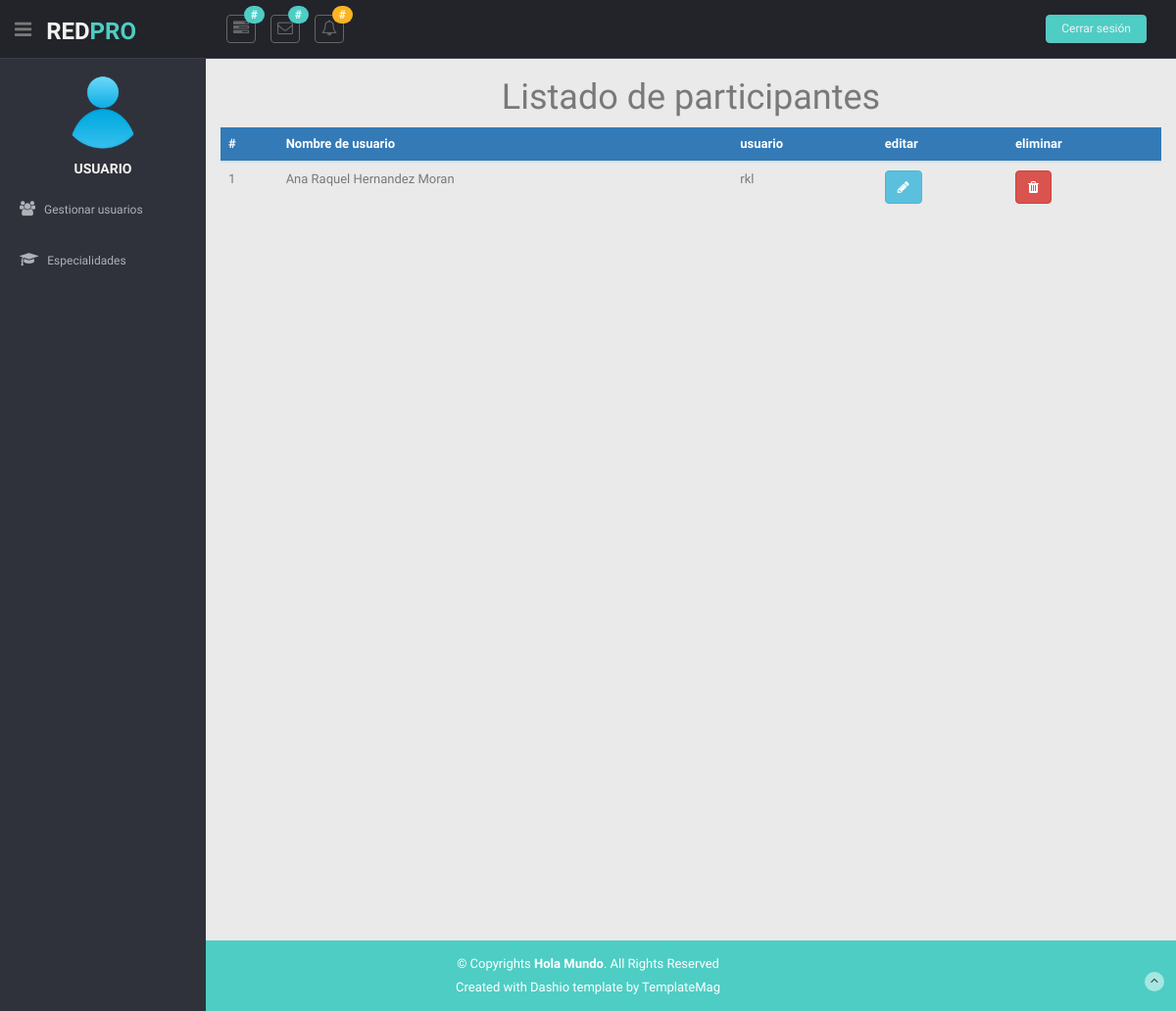
The page /index.php/root_controller/ver_participante on the database its author committed.
### tables this page shows
CREATE TABLE `tab_login` (
  `id_login` int(10) NOT NULL,
  `usuario_login` varchar(45) NOT NULL,
  `contrasenia_login` varchar(250) NOT NULL,
  `rol_login` varchar(50) NOT NULL,
  `id_usuario` int(10) NOT NULL
);

CREATE TABLE `tab_usuario` (
  `id_usuario` int(10) NOT NULL,
  `nombre_usuario` varchar(75) NOT NULL,
  `apellido_usuario` varchar(75) NOT NULL,
  `genero_usuario` varchar(10) DEFAULT NULL,
  `dui_usuario` varchar(15) DEFAULT NULL,
  `nit_usuario` varchar(30) DEFAULT NULL,
  `licencia_usuario` varchar(50) DEFAULT NULL,
  `carnet_menor_usuario` int(10) DEFAULT NULL,
  `correo_usuario` varchar(100) DEFAULT NULL,
  `telefono1_usuario` varchar(15) DEFAULT NULL,
  `telefono2_usuario` varchar(15) DEFAULT NULL,
  `direccion_usuario` varchar(255) DEFAULT NULL,
  `cargo_usuario` varchar(255) DEFAULT NULL,
  `especialidad_usuario` varchar(150) DEFAULT NULL,
  `grupo_usuario` varchar(10) DEFAULT NULL,
  `nivel_usuario` varchar(20) DEFAULT NULL,
  `tipo_sangre_usuario` varchar(10) DEFAULT NULL,
  `estado_usuario` varchar(25) DEFAULT NULL,
  `fecha_nacimiento_usuario` date DEFAULT NULL,
  `fecha_inicio_pasantia` date DEFAULT NULL,
  `fecha_fin_pasantia` date DEFAULT NULL,
  `id_oferta` int(10) DEFAULT NULL,
  `imagen_perfil` varchar(1000) DEFAULT NULL
);

### application/controllers/Root_controller.php (called while the page is built, shortened)
<?php
class Root_controller extends CI_Controller
{
	function __construct()
	{
		$this->load->model('Root_model','root');
	}
	public function ver_participante()
	{
		$datos['detalle'] = $this->root->detalle('Participante');
		$datos['msj'] = 'participantes';
		$this->load->view('componentes/header/Header_view');
		$this->load->view('componentes/nav/Nav_view');
		$this->load->view('componentes/panel/Root_view');
		$this->load->view('root/Listado_view',$datos);
		$this->load->view('componentes/footer/Footer_view');
		$this->load->view('root/script/script_listas');
	}
}

### index.php (called while the page is built, shortened)
<?php
require_once BASEPATH.'core/CodeIgniter.php';

### application/models/Root_model.php (called while the page is built, shortened)
<?php
	class Root_model extends CI_Model
	{
		public function detalle($tipo)
		{
			switch ($tipo) {
				case 'Participante':
					$this->db->select('u.id_usuario,u.nombre_usuario,u.apellido_usuario,l.usuario_login,l.rol_login');
					$this->db->from('tab_usuario u');
					$this->db->join('tab_login l','u.id_usuario=l.id_usuario');
					$this->db->where('estado_usuario','activo');
					$query = $this->db->get();
					if($query->num_rows() > 0)
					{
						return $query->result();
					}
					else
					{
						return false;
					}
				break;
			}
		}
	}

### application/views/root/Listado_view.php (the view, shortened to what this page needs)
<center>
	<h1>Listado de <?php echo $msj ?></h1>
</center>
<?php if($detalle != false) { $i=1; ?>
<table id="tabla" class="table">
	<thead style="background-color: #337ab7; color: #fff">
		<tr>
			<th>#</th>
			<th>Nombre de usuario</th>
			<th>usuario</th>
			<th>editar</th>
			<th>eliminar</th>
		</tr>
	</thead>
	<tbody>
		<?php foreach ($detalle as $key) {?>
		<tr>
			<td><?php echo $i++; ?></td>
			<td> <?php echo $key->nombre_usuario .' '.$key->apellido_usuario ?> </td>
			<td> <?php echo $key->usuario_login ?> </td>
			<td> <a class="btn btn-info" href="javascript:;" onclick="editar(<?php echo $key->id_usuario; ?>,'<?php echo $key->rol_login; ?>')"><i class="fa fa-pencil"></i></a> </td>
			<td> <a class="btn btn-danger" href="javascript:;" onclick="eliminar(<?php echo $key->id_usuario; ?>)"><i class="fa fa-trash"></i></a> </td>
		</tr>
		<?php } ?>
	</tbody>
</table>
<?php }else{ ?>
<center>
	<h1>Sin registros en la base de datos</h1>
</center>
<?php } ?>

### assets/css/style.css (style rules this page uses)
body { color: #797979; background: #eaeaea; font-family: 'Ruda', sans-serif; padding: 0px !important; margin: 0px !important; font-size:13px; }
a, a:hover, a:focus { text-decoration: none; outline: none; }

### rows shown on the page
tab_login: id_usuario.nombre_usuario "Ana Raquel", id_usuario.apellido_usuario "Hernandez Moran", usuario_login "rkl"

### other values the page prints
$msj "participantes"
